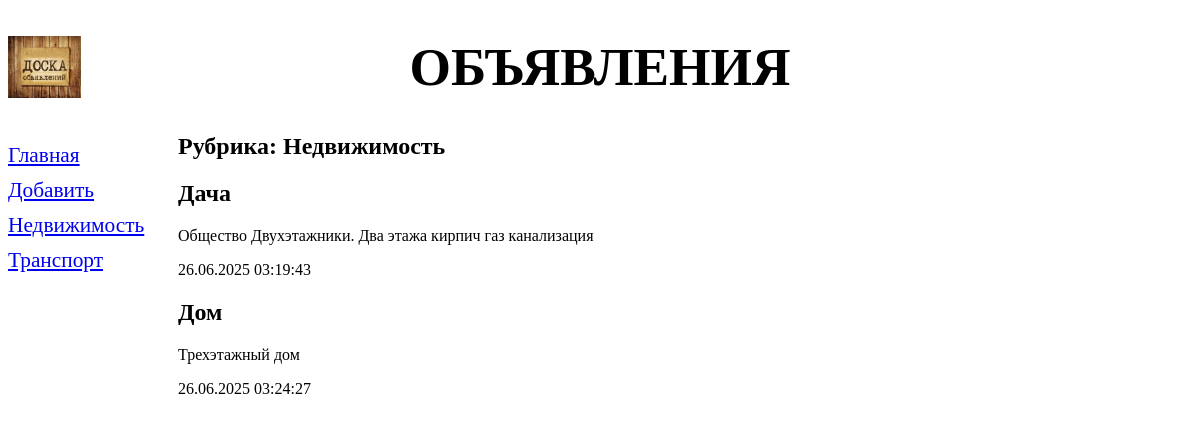
Screenshot of /bboard/1/ with the database file from the repository.
### bboard/models.py (models this page shows, shortened)
class Rubric(models.Model):
    name = models.CharField(max_length=20, db_index=True, verbose_name="Название")
    class Meta:
        verbose_name = 'Рубрика'
        verbose_name_plural = 'Рубрики'
        ordering = ['name']

class Bb(models.Model):
    title = models.CharField(max_length=50, verbose_name="Товар")
    content = models.TextField(null=True, blank=True, verbose_name="Описание")
    price = models.FloatField(null=True, blank=True, verbose_name="Цена")
    published = models.DateTimeField(auto_now_add=True, verbose_name="Опубликовано")
    rubric = models.ForeignKey(Rubric, null=True, on_delete=models.PROTECT, verbose_name='Рубрика')
    class Meta:
        verbose_name = "Объявление"
        verbose_name_plural = "Объявления"
        ordering = ("title",)

### bboard/views.py (the view)
# urls.py: path('<int:rubric_id>/', by_rubric, name='by_rubric'),
def by_rubric(request, rubric_id):
    bbs = Bb.objects.filter(rubric_id=rubric_id)
    rubrics = Rubric.objects.all()
    current_rubric = Rubric.objects.get(pk=rubric_id)
    context = {'bbs': bbs, 'rubrics': rubrics, 'current_rubric': current_rubric}
    return render(request, 'bboard/by_rubric.html', context)

### bboard/templates/bboard/by_rubric.html (shortened to what this page needs)
{% extends 'layout/basic.html' %}
{% block content %}
    <h2>Рубрика: {{ current_rubric.name }}</h2>
        {% for bb in bbs %}
    <div>
        <h2>{{ bb.title }}</h2>
        <p>{{ bb.content }}</p>
        <p>{{ bb.published|date:'d.m.Y H:i:s' }}</p>
    </div>
        {% endfor %}
{% endblock %}

### bboard/templates/layout/basic.html (shortened to what this page needs)
{% load static %}
<!DOCTYPE html>
<html lang="en">
<head>
    <link rel="stylesheet" type="text/css" href="{% static 'bboard/style.css' %}">
</head>
<body>
<header>
    <h1>Объявления</h1>
</header>
<nav>
    <a href="{% url 'index' %}">Главная</a>
    <a href="{% url 'add' %}">Добавить</a>
    {% for rubric in rubrics %}
    <a href="{% url 'by_rubric' rubric.pk %}">{{ rubric.name }}</a>
    {% endfor %}
</nav>
<section>
    {% block content %}
    {% endblock content %}
</section>
</body>
</html>

### bboard/static/bboard/style.css (style rules this page uses)
header h1 { font-size: 40pt; text-transform: uppercase; text-align: center; background: url("bg.jpg") left / auto 100% no-repeat; }
nav { font-size: 16pt; width: 150px; float: left; }
nav a { display: block; margin: 10px 0px; }
section { margin-left: 170px; }

### rows the page displays
Rubric: name "Недвижимость"
Rubric: name "Транспорт"
Bb: title "Дача", content "Общество Двухэтажники. Два этажа кирпич газ канализация", published "26.06.2025 03:19:43"
Bb: title "Дом", content "Трехэтажный дом", published "26.06.2025 03:24:27"
